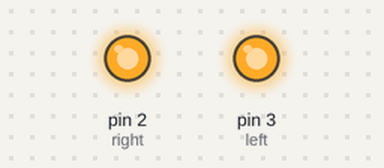
Bench run of a sketch on a simulated Arduino Uno, built with avr-gcc and run on an emulated ATmega328P. Shown: output pins drawn as LEDs (lit = HIGH).

Above: at 0.1 s.
Timing chart, 0 to 1.6 s (numbered marks = the images above):
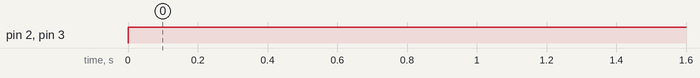

The sketch:

gbot.ino
```cpp
int right = 2;
int left = 3;

void setup() {
  pinMode(right, OUTPUT);
  pinMode(left, OUTPUT);
}

void loop() {
  digitalWrite(left, HIGH);
  digitalWrite(right, HIGH);
}
```

Measured:
- by itself, pin 2 (right), pin 3 (left): LOW → HIGH at 0.00 s
